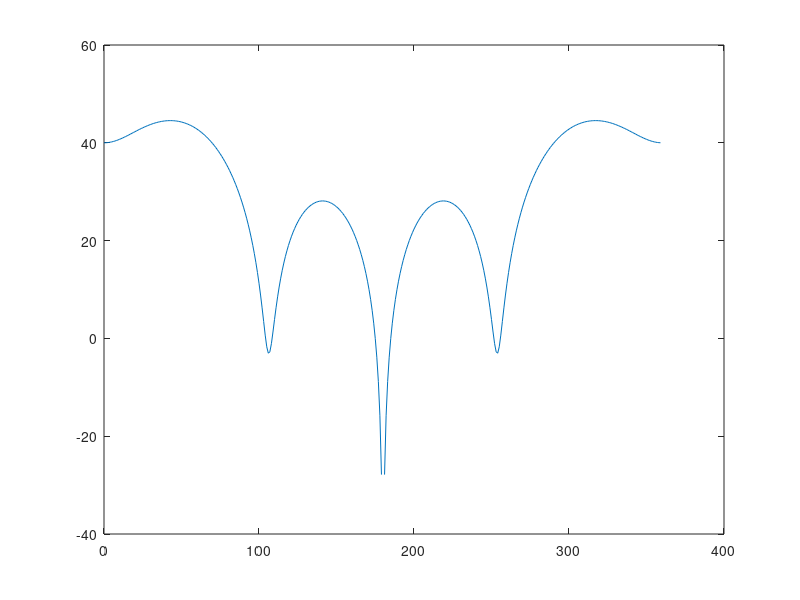

Here is the MATLAB script that generated this plot:
%LOW PASS Filter
h = [-15, -13, 7, 38, 66, 38, 7, -13, -15, zeros(1,360-9)];
figure;
plot(linspace(0,359,360),20*log(abs(fft(h)))/log(10));